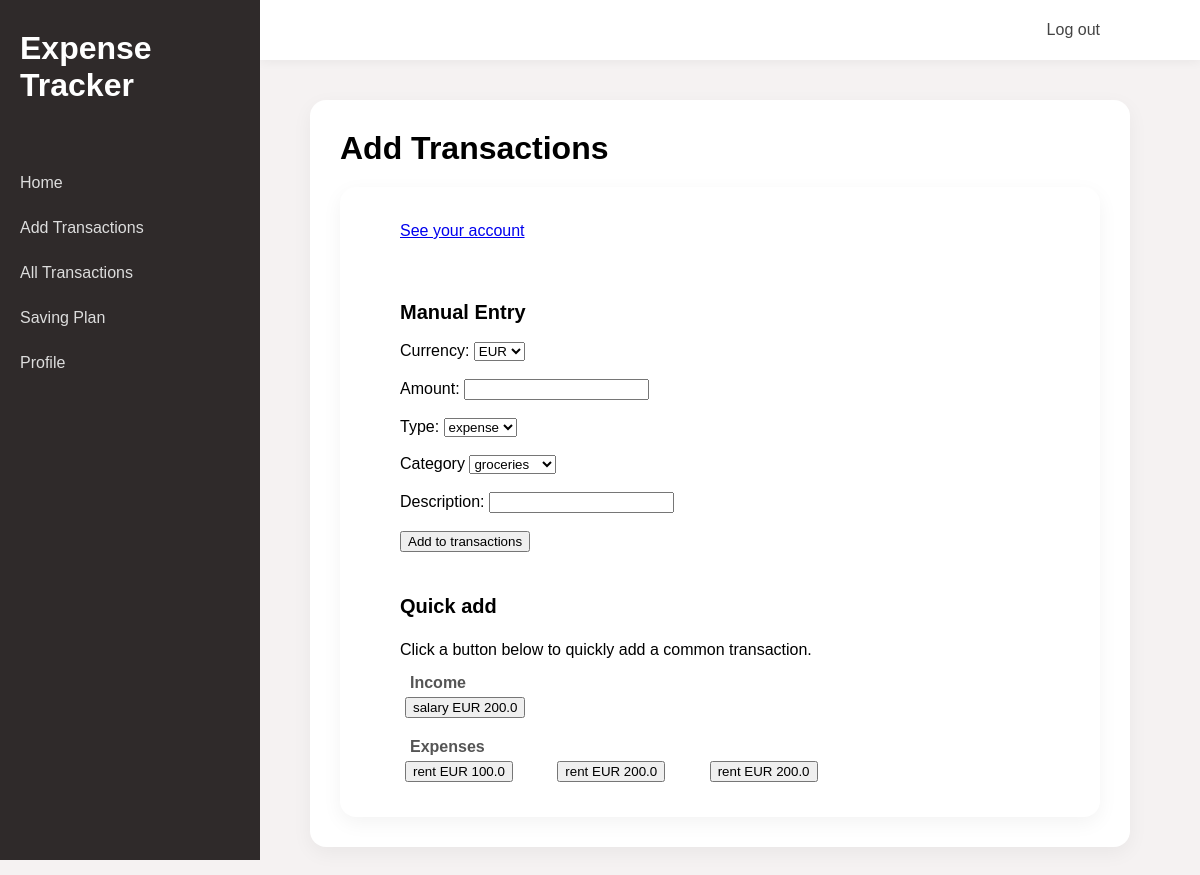
/add_transactions (signed in), run on an earlier commit of the app's database.
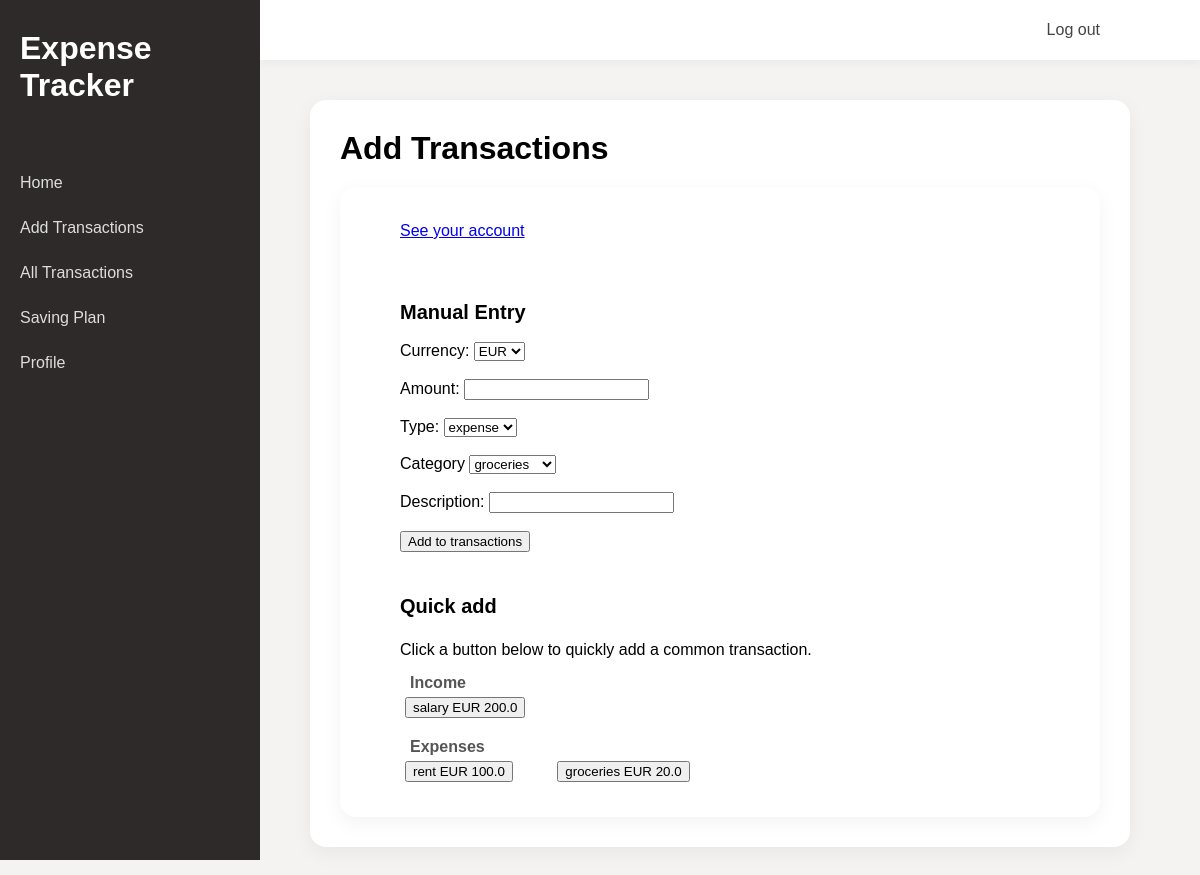
And on a later commit of the database.
### tables this page shows
CREATE TABLE quick
(
    id INTEGER PRIMARY KEY AUTOINCREMENT,
    user_id TEXT NOT NULL,
    currency TEXT NOT NULL,
    amount REAL NOT NULL,
    type TEXT NOT NULL,
    category TEXT NOT NULL
);

### app.py (the view, shortened to what this page needs)
@app.route("/add_transactions", methods=["GET", "POST"])
@login_required
def add_transactions():
    form = TransactionForm()
    db = get_db()
    categories = db.execute("""SELECT name FROM categories
                            WHERE user_id = ?
                            """, (session["user_id"],)).fetchall()
    form.category.choices = [(c["name"], c["name"]) for c in categories]
    quicks = db.execute("""SELECT * FROM quick
                           WHERE user_id = ?
                           """, (session["user_id"],)).fetchall()
    return render_template("add_transactions.html", form=form, categories=categories, quicks=quicks)

### forms.py
class TransactionForm(FlaskForm):
    currency = SelectField("Currency: ", choices=["EUR","CNY"], default="EUR")
    amount = FloatField("Amount: ", validators=[InputRequired()])
    type = SelectField("Type: ", choices=["income","expense"], default="expense")
    category = SelectField("Category: ", choices=[])
    description = StringField("Description: ")
    submit = SubmitField("Add to transactions")

### app.py (called while the page is built)
@app.before_request
def load_logged_in_user():
    g.user = session.get("user_id", None)

def login_required(view):
    @wraps(view)
    def wrapped_view(*args, **kwargs):
        if g.user is None:
            return redirect(url_for("login", next=request.url))
        return view(*args, **kwargs)
    return wrapped_view

### database.py (called while the page is built)
def get_db():
    if "db" not in g:
        g.db = sqlite3.connect(DATABASE,
            detect_types=sqlite3.PARSE_DECLTYPES
        )
        g.db.row_factory = sqlite3.Row
    return g.db

### templates/add_transactions.html (shortened to what this page needs)
{% extends "base.html" %}
{% block main_content %}
<h1>Add Transactions</h1>
<section>
    <p>
        <a href="{{ url_for('personal') }}">See your account</a>
    </p>
    <br>
    <br>
    <h3>Manual Entry</h3>
    <br>
    <form action="" method="post" novalidate>
        {{ form.currency.label }}
        {{ form.currency() }}
        <br>
        <br>
        {{ form.amount.label }}
        {{ form.amount() }}
        <br>
        <br>
        {{ form.type.label }}
        {{ form.type(onchange="this.form.submit()") }}
        <br>
        <br>
        <label>Category</label>
        <select name="category">
            {% for c in categories %}
            <option value="{{ c.name }}">{{ c.name }}</option>
            {% endfor %}
        </select>
        <br>
        <br>
        {{ form.description.label }}
        {{ form.description() }}
        <br>
        <br>
        {{ form.submit() }}
    </form>
    <br>
    <div class="quick-section">
        <h3>Quick add</h3>
        <br>
        <p>Click a button below to quickly add a common transaction.</p>
        {% if quicks %}
        <h4>Income</h4>
        {% for q in quicks %}
        {% if q.type == "income" %}
        <form action="{{ url_for('quick_add', template_id=q.id)}}" method="post" style="display: inline;">
            <button type="submit">{{ q.category }} {{ q.currency }} {{ q.amount }}</button>
        </form>
        {% endif %}
        {% endfor %}
        <h4>Expenses</h4>
        {% for q in quicks %}
        {% if q.type == "expense" %}
        <form action="{{ url_for('quick_add', template_id=q.id)}}" method="post" style="display: inline;">
            <button type="submit">{{ q.category }} {{ q.currency }} {{ q.amount }}</button>
        </form>
        {% endif %}
        {% endfor %}
        {% else %}
        <br>
        <p><b>No quick templates yet. Add quick templates in Profile</b></p>
        {% endif %}
    </div>
</section>
{% endblock %}

What changed in the data, as far as the page shows it:
no longer on this page (row edited): quick: category "rent", currency "EUR", amount "200.0", shown under "Expenses"
changed quick: category "rent" → "groceries"; amount "200.0" → "20.0"
